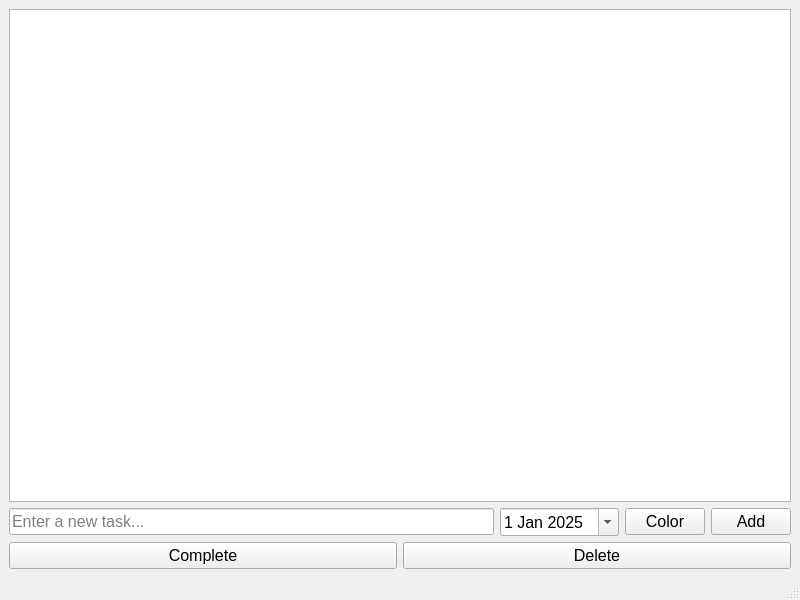
<?xml version="1.0" encoding="UTF-8"?>
<ui version="4.0">
 <class>MainWindow</class>
 <widget class="QMainWindow" name="MainWindow">
  <property name="geometry">
   <rect>
    <x>0</x>
    <y>0</y>
    <width>800</width>
    <height>600</height>
   </rect>
  </property>
  <property name="windowTitle">
   <string>Todo App</string>
  </property>
  <widget class="QWidget" name="centralwidget">
   <layout class="QVBoxLayout" name="verticalLayout">
    <item>
     <widget class="QListView" name="todoView">
      <property name="font">
       <font>
        <pointsize>12</pointsize>
       </font>
      </property>
     </widget>
    </item>
    <item>
     <layout class="QHBoxLayout" name="horizontalLayout">
      <item>
       <widget class="QLineEdit" name="todoEdit">
        <property name="font">
         <font>
          <pointsize>12</pointsize>
         </font>
        </property>
        <property name="placeholderText">
         <string>Enter a new task...</string>
        </property>
       <property name="sizePolicy">
        <sizepolicy hsizetype="Expanding" vsizetype="Fixed">
         <horstretch>0</horstretch>
         <verstretch>0</verstretch>
        </sizepolicy>
       </property>
       <property name="minimumHeight">
        <number>32</number>
       </property>
       </widget>
      </item>
            <!-- Due date input: user picks a date for the todo -->
            <item>
             <layout class="QVBoxLayout" name="dueLayout">
                <item>
                 <widget class="QDateEdit" name="dueDateEdit">
                    <property name="calendarPopup">
                     <bool>true</bool>
                    </property>
                   <property name="font">
                    <font>
                     <pointsize>12</pointsize>
                    </font>
                   </property>
                   <property name="sizePolicy">
                    <sizepolicy hsizetype="Fixed" vsizetype="Fixed">
                     <horstretch>0</horstretch>
                     <verstretch>0</verstretch>
                    </sizepolicy>
                   </property>
                   <property name="minimumHeight">
                    <number>32</number>
                   </property>
                    <property name="date">
                     <date>
                        <year>2025</year>
                        <month>1</month>
                        <day>1</day>
                     </date>
                    </property>
                 </widget>
                </item>
             </layout>
            </item>
            <item>
             <widget class="QPushButton" name="colorButton">
              <property name="font">
               <font>
                <pointsize>12</pointsize>
               </font>
              </property>
              <property name="sizePolicy">
               <sizepolicy hsizetype="Fixed" vsizetype="Fixed">
                <horstretch>0</horstretch>
                <verstretch>0</verstretch>
               </sizepolicy>
              </property>
              <property name="minimumHeight">
               <number>32</number>
              </property>
              <property name="text">
               <string>Color</string>
              </property>
             </widget>
            </item>
            <item>
             <widget class="QPushButton" name="addButton">
                <property name="font">
                 <font>
                    <pointsize>12</pointsize>
                 </font>
                </property>
                <property name="sizePolicy">
                 <sizepolicy hsizetype="Fixed" vsizetype="Fixed">
                  <horstretch>0</horstretch>
                  <verstretch>0</verstretch>
                 </sizepolicy>
                </property>
                <property name="minimumHeight">
                 <number>32</number>
                </property>
                <property name="text">
                 <string>Add</string>
                </property>
             </widget>
            </item>
     </layout>
    </item>
    <item>
     <layout class="QHBoxLayout" name="horizontalLayout_2">
      <item>
       <widget class="QPushButton" name="completeButton">
        <property name="font">
         <font>
          <pointsize>12</pointsize>
         </font>
        </property>
        <property name="text">
         <string>Complete</string>
        </property>
       </widget>
      </item>
      <item>
       <widget class="QPushButton" name="deleteButton">
        <property name="font">
         <font>
          <pointsize>12</pointsize>
         </font>
        </property>
        <property name="text">
         <string>Delete</string>
        </property>
       </widget>
      </item>
     </layout>
    </item>
   </layout>
  </widget>
  <widget class="QStatusBar" name="statusbar"/>
 </widget>
 <resources/>
 <connections/>
</ui>
